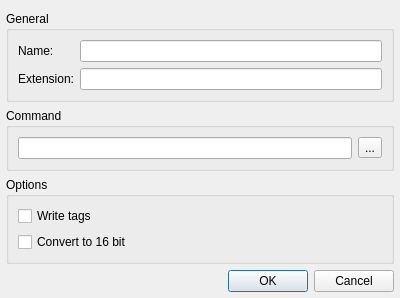
<?xml version="1.0" encoding="UTF-8"?>
<ui version="4.0">
 <class>PresetEditor</class>
 <widget class="QDialog" name="PresetEditor">
  <property name="geometry">
   <rect>
    <x>0</x>
    <y>0</y>
    <width>400</width>
    <height>269</height>
   </rect>
  </property>
  <property name="windowTitle">
   <string>Preset Editor</string>
  </property>
  <layout class="QVBoxLayout" name="verticalLayout">
   <property name="leftMargin">
    <number>6</number>
   </property>
   <property name="rightMargin">
    <number>6</number>
   </property>
   <property name="bottomMargin">
    <number>6</number>
   </property>
   <item>
    <widget class="QGroupBox" name="groupBox">
     <property name="title">
      <string>General</string>
     </property>
     <layout class="QGridLayout" name="gridLayout">
      <item row="0" column="0" colspan="2">
       <widget class="QLabel" name="label">
        <property name="text">
         <string>Name:</string>
        </property>
       </widget>
      </item>
      <item row="0" column="2">
       <widget class="QLineEdit" name="nameLineEdit"/>
      </item>
      <item row="1" column="0" colspan="2">
       <widget class="QLabel" name="label_2">
        <property name="text">
         <string>Extension:</string>
        </property>
       </widget>
      </item>
      <item row="1" column="2">
       <widget class="QLineEdit" name="extensionLineEdit"/>
      </item>
     </layout>
    </widget>
   </item>
   <item>
    <widget class="QGroupBox" name="groupBox_2">
     <property name="title">
      <string>Command</string>
     </property>
     <layout class="QHBoxLayout" name="horizontalLayout">
      <item>
       <widget class="QLineEdit" name="commandLineEdit"/>
      </item>
      <item>
       <widget class="QToolButton" name="toolButton">
        <property name="text">
         <string>...</string>
        </property>
       </widget>
      </item>
     </layout>
    </widget>
   </item>
   <item>
    <widget class="QGroupBox" name="groupBox_3">
     <property name="title">
      <string>Options</string>
     </property>
     <layout class="QVBoxLayout" name="verticalLayout_2">
      <item>
       <widget class="QCheckBox" name="tagsCheckBox">
        <property name="text">
         <string>Write tags</string>
        </property>
       </widget>
      </item>
      <item>
       <widget class="QCheckBox" name="us16bitCheckBox">
        <property name="text">
         <string>Convert to 16 bit</string>
        </property>
       </widget>
      </item>
     </layout>
    </widget>
   </item>
   <item>
    <widget class="QDialogButtonBox" name="buttonBox">
     <property name="orientation">
      <enum>Qt::Horizontal</enum>
     </property>
     <property name="standardButtons">
      <set>QDialogButtonBox::Cancel|QDialogButtonBox::Ok</set>
     </property>
    </widget>
   </item>
  </layout>
 </widget>
 <resources/>
 <connections>
  <connection>
   <sender>buttonBox</sender>
   <signal>accepted()</signal>
   <receiver>PresetEditor</receiver>
   <slot>accept()</slot>
   <hints>
    <hint type="sourcelabel">
     <x>248</x>
     <y>254</y>
    </hint>
    <hint type="destinationlabel">
     <x>157</x>
     <y>274</y>
    </hint>
   </hints>
  </connection>
  <connection>
   <sender>buttonBox</sender>
   <signal>rejected()</signal>
   <receiver>PresetEditor</receiver>
   <slot>reject()</slot>
   <hints>
    <hint type="sourcelabel">
     <x>316</x>
     <y>260</y>
    </hint>
    <hint type="destinationlabel">
     <x>286</x>
     <y>274</y>
    </hint>
   </hints>
  </connection>
 </connections>
</ui>
